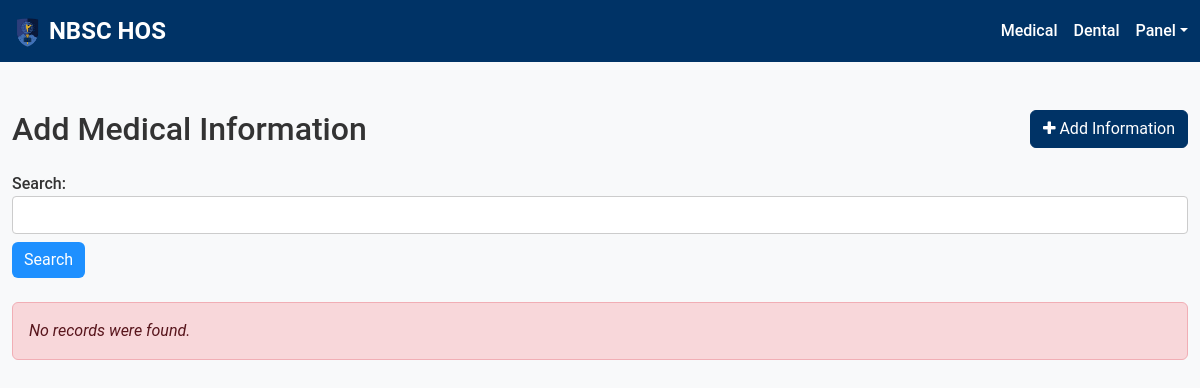
/add_medical_info.php, run on an earlier commit of the app's database.
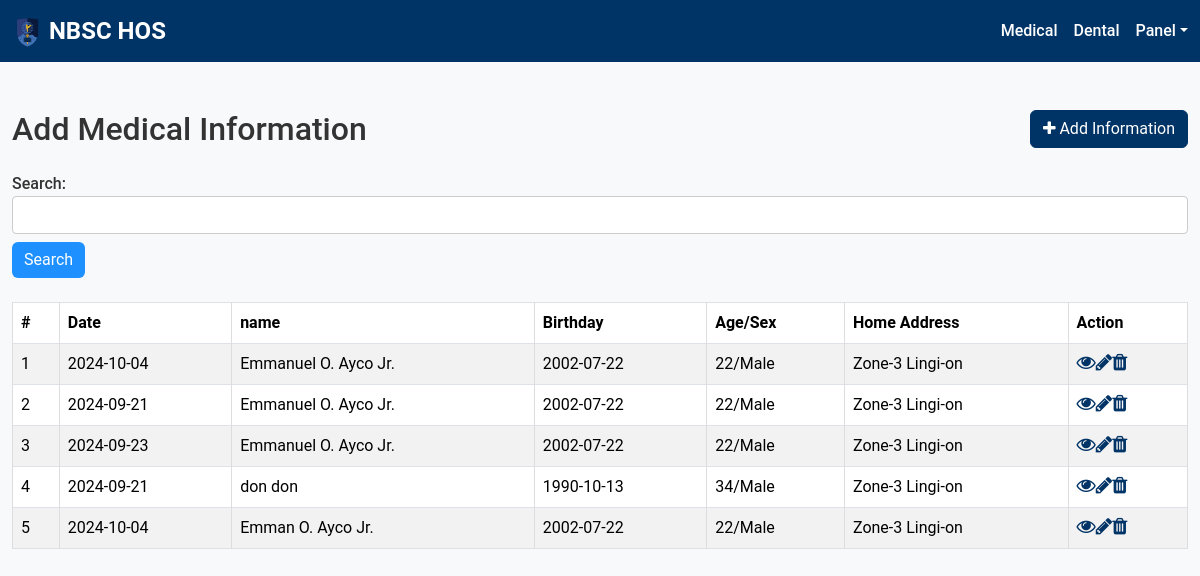
And on a later commit of the database.
### tables this page shows
CREATE TABLE `medical_form` (
  `id` int(11) NOT NULL,
  `date` date NOT NULL,
  `college_clinic_file_number` varchar(255) NOT NULL,
  `college_course` varchar(255) NOT NULL,
  `year` varchar(255) NOT NULL,
  `name` varchar(255) NOT NULL,
  `age_sex` varchar(10) NOT NULL,
  `birthday` date NOT NULL,
  `home_address` text NOT NULL,
  `religion` varchar(255) NOT NULL,
  `municipal_address` text NOT NULL,
  `occupation` varchar(255) NOT NULL,
  `contact_number` varchar(20) NOT NULL,
  `civil_status` varchar(20) NOT NULL,
  `emergency_contact_name` varchar(255) NOT NULL,
  `emergency_contact_number` varchar(20) NOT NULL,
  `emergency_contact_address` text NOT NULL,
  `emergency_contact_relationship` varchar(255) NOT NULL,
  `smoking` varchar(255) NOT NULL,
  `alcohol_drinking` varchar(255) NOT NULL,
  `illegal_drug_use` varchar(255) NOT NULL,
  `sexually_active` varchar(255) NOT NULL,
  `allergy` text NOT NULL,
  `food` text NOT NULL,
  `drug` text NOT NULL,
  `epilepsy_seizure_disorder` text NOT NULL,
  `asthma` text NOT NULL,
  `congenital_heart_disorder` text NOT NULL,
  `thyroid_disease` text NOT NULL,
  `skin_disorder` text NOT NULL,
  `cancer` text NOT NULL,
  `diabetes_mellitus` text NOT NULL,
  `peptic_ulcer` text NOT NULL,
  `tuberculosis` text NOT NULL,
  `coronary_artery_disease` text NOT NULL,
  `pcos` text NOT NULL,
  `hepatitis` text NOT NULL,
  `hypertension_elevated_bp` text NOT NULL,
  `psychological_disorder` text NOT NULL,
  `hospital_admissions_diagnosis` text NOT NULL,
  `hospital_admissions_when` text NOT NULL,
  `past_surgical_history_operation_type` text NOT NULL,
  `past_surgical_history_when` text NOT NULL,
  `person_with_disability` text NOT NULL,
  `willing_to_donate_blood` varchar(255) NOT NULL,
  `family_history_mother_side` text NOT NULL,
  `family_history_father_side` text NOT NULL,
  `immunizations_completed_newborn_immunizations` varchar(255) NOT NULL,
  `immunizations_tetanus_toxoid` varchar(255) NOT NULL,
  `immunizations_influenza` varchar(255) NOT NULL,
  `immunizations_pneumococcal_vaccine` varchar(255) NOT NULL,
  `covid_19_brand_name_first_dose` varchar(255) NOT NULL,
  `covid_19_brand_name_second_dose` varchar(255) NOT NULL,
  `covid_19_brand_name_first_booster` varchar(255) NOT NULL,
  `covid_19_brand_name_second_booster` varchar(255) NOT NULL,
  `unvaccinated_with_covid_19_reason` text NOT NULL
);

### add_medical_info.php (the view, shortened to what this page needs)
<!DOCTYPE html>
<html lang="en">
<head>
    <link href="https://cdn.jsdelivr.net/npm/bootstrap@5.3.3/dist/css/bootstrap.min.css" rel="stylesheet">
    <link rel="stylesheet" href="https://maxcdn.bootstrapcdn.com/font-awesome/4.7.0/css/font-awesome.min.css">
    <link rel="stylesheet" href="crud2/dental.css">
</head>
<body>
<header>
    <nav class="navbar navbar-expand-lg navbar-dark navbar-custom px-1">
        <a class="navbar-brand ps-2" href="#">
            <img src="src/Nbsc_logo-removebg-preview.png" style="height: 0.3in;">
            NBSC HOS
        </a>
        <div class="collapse navbar-collapse" id="main_nav">
            <ul class="navbar-nav ms-auto mb-1 mb-lg-0 flex-nowrap">
            <li class="nav-item">
                <a class="nav-link" href="add_medical_info.php">Medical</a>
            </li>
            <li class="nav-item">
                <a class="nav-link" href="add_dental_info.php">Dental</a>
            </li>
                <li class="nav-item dropdown">
                    <a class="nav-link dropdown-toggle" id="navbarDropdown" href="#" role="button" data-bs-toggle="dropdown" aria-expanded="false">Panel</a>
                </li>
            </ul>
        </div>
    </nav>
</header>
    <div class="wrapper">
        <div class="container-fluid">
            <div class="row">
                <div class="col-md-12">
                    <div class="mt-5 mb-3 clearfix">
                        <h2 class="pull-left">Add Medical Information</h2>
                        <a href="crud/personalhistory.html" class="btn btn-success pull-right"><i class="fa fa-plus"></i> Add Information</a>
                    </div>
                    <form action="<?php echo htmlspecialchars($_SERVER["PHP_SELF"]); ?>" method="get" class="mb-4">
                        <div class="form-group">
                            <label for="search">Search:</label>
                            <input type="text" id="search" name="search" class="form-control" value="<?php echo isset($_GET['search']) ? htmlspecialchars($_GET['search']) : ''; ?>">
                        </div>
                        <button type="submit" class="btn btn-primary mt-2">Search</button>
                    </form>
                    <?php
                    require_once "config.php";
                    $sql = "SELECT id, date, name, birthday, age_sex, home_address FROM medical_form";
                    if ($result = mysqli_query($link, $sql)) {
                        if (mysqli_num_rows($result) > 0) {
                            echo '<table class="table table-bordered table-striped">';
                                echo "<thead>";
                                    echo "<tr>";
                                        echo "<th>#</th>";
                                        echo "<th>Date</th>";
                                        echo "<th>name</th>";
                                        echo "<th>Birthday</th>";
                                        echo "<th>Age/Sex</th>";
                                        echo "<th>Home Address</th>";
                                        echo "<th>Action</th>";
                                    echo "</tr>";
                                echo "</thead>";
                                echo "<tbody>";
                                while ($row = mysqli_fetch_array($result)) {
                                    echo "<tr>";
                                        echo "<td>" . $row['id'] . "</td>";
                                        echo "<td>" . $row['date'] . "</td>";
                                        echo "<td>" . $row['name'] . "</td>";
                                        echo "<td>" . $row['birthday'] . "</td>";
                                        echo "<td>" . $row['age_sex'] . "</td>";
                                        echo "<td>" . $row['home_address'] . "</td>";
                                        echo "<td>";
                                            echo '<a href="crud/read.php?id=' . $row['id'] . '" class="mr-3" title="View Record" data-toggle="tooltip"><span class="fa fa-eye"></span></a>';
                                            echo '<a href="crud/update.php?id=' . $row['id'] . '" class="mr-3" title="Update Record" data-toggle="tooltip"><span class="fa fa-pencil"></span></a>';
                                            echo '<a href="crud/delete.php?id=' . $row['id'] . '" title="Delete Record" data-toggle="tooltip"><span class="fa fa-trash"></span></a>';
                                        echo "</td>";
                                    echo "</tr>";
                                }
                                echo "</tbody>";
                            echo "</table>";
                        } else {
                            echo '<div class="alert alert-danger"><em>No records were found.</em></div>';
                        }
                    } else {
                        echo "Oops! Something went wrong. Please try again later.";
                    }
                    ?>
                </div>
            </div>
        </div>
    </div>
</body>
</html>

### crud2/dental.css (style rules this page uses)
body { font-family: 'Roboto', sans-serif; background-color: #f8f9fa; color: #333; margin: 0; padding: 0; }
.navbar-custom { background-color: #003366; }
.navbar-custom .navbar-brand { font-size: 1.5rem; font-weight: bold; color: #ffffff; }
.navbar-custom .nav-link { color: #ffffff; font-weight: 500; }
.btn-primary { background-color: #1535ee; border-color: #1535ee; }
.btn-success { background-color: #003366; border-color: #003366; }
table { border-collapse: collapse; width: 100%; margin-bottom: 20px; }
table th, table td { border: 1px solid #ddd; padding: 8px; text-align: left; }
table th { background-color: #004080; color: #ffffff; font-weight: bold; }
table td { background-color: #f2f2f2; color: #333; }
table tr:nth-child(even) { background-color: #f9f9f9; }
table .fa { font-size: 1.2rem; color: #003366; }
form label { font-weight: 500; }
form .form-control { border-radius: 0.25rem; border: 1px solid #ccc; }
form button[type="submit"] { background-color: DodgerBlue; color: white; border: none; }

### add_medical_info.php (style rules this page uses)
body { font-family: 'Roboto', sans-serif; background-color: #f8f9fa; color: #333; margin: 0; padding: 0; }
.navbar-custom { background-color: #003366; }
.navbar-custom .navbar-brand { font-size: 1.5rem; font-weight: bold; color: #ffffff; }
.navbar-custom .nav-link { color: #ffffff; font-weight: 500; }
.btn-primary { background-color: #1535ee; border-color: #1535ee; }
.btn-success { background-color: #003366; border-color: #003366; }
table { border-collapse: collapse; width: 100%; margin-bottom: 20px; }
table th, table td { border: 1px solid #ddd; padding: 8px; text-align: left; }
table th { background-color: #004080; color: #ffffff; font-weight: bold; }
table td { background-color: #f2f2f2; color: #333; }
table tr:nth-child(even) { background-color: #f9f9f9; }
table .fa { font-size: 1.2rem; color: #003366; }
form label { font-weight: 500; }
form .form-control { border-radius: 0.25rem; border: 1px solid #ccc; }
form button[type="submit"] { background-color: DodgerBlue; color: white; border: none; }

What changed in the data, as far as the page shows it:
added medical_form: id "1", date "2024-10-04", name "Emmanuel O. Ayco Jr.", birthday "2002-07-22", age_sex "22/Male", home_address "Zone-3 Lingi-on"
added medical_form: id "2", date "2024-09-21", name "Emmanuel O. Ayco Jr.", birthday "2002-07-22", age_sex "22/Male", home_address "Zone-3 Lingi-on"
added medical_form: id "3", date "2024-09-23", name "Emmanuel O. Ayco Jr.", birthday "2002-07-22", age_sex "22/Male", home_address "Zone-3 Lingi-on"
added medical_form: id "4", date "2024-09-21", name "don don", birthday "1990-10-13", age_sex "34/Male", home_address "Zone-3 Lingi-on"
added medical_form: id "5", date "2024-10-04", name "Emman O. Ayco Jr.", birthday "2002-07-22", age_sex "22/Male", home_address "Zone-3 Lingi-on"
Also different on the page:
text no longer shown: "No records were found."
text now shown: "# Date name Birthday Age/Sex Home Address Action"
